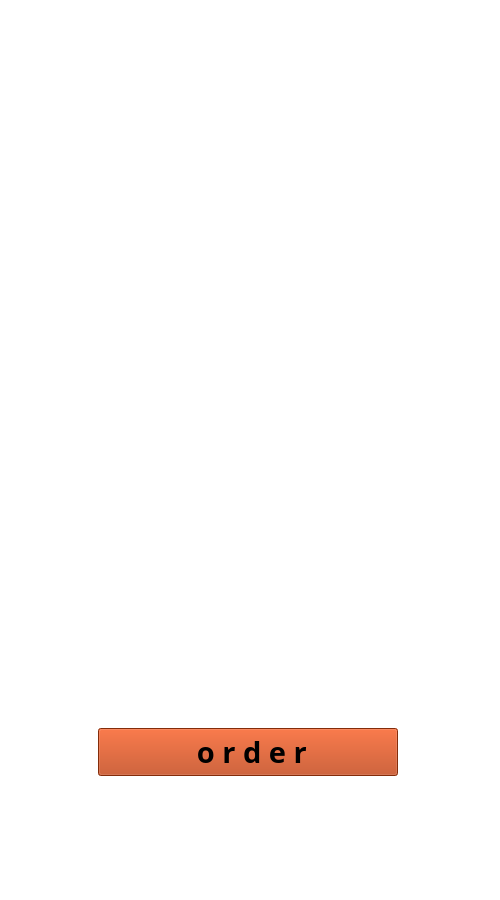
<?xml version="1.0" encoding="UTF-8"?>
<ui version="4.0">
 <class>EGGDROP</class>
 <widget class="QDialog" name="EGGDROP">
  <property name="geometry">
   <rect>
    <x>0</x>
    <y>0</y>
    <width>500</width>
    <height>900</height>
   </rect>
  </property>
  <property name="palette">
   <palette>
    <active>
     <colorrole role="Window">
      <brush brushstyle="SolidPattern">
       <color alpha="255">
        <red>255</red>
        <green>255</green>
        <blue>255</blue>
       </color>
      </brush>
     </colorrole>
    </active>
    <inactive>
     <colorrole role="Window">
      <brush brushstyle="SolidPattern">
       <color alpha="255">
        <red>255</red>
        <green>255</green>
        <blue>255</blue>
       </color>
      </brush>
     </colorrole>
    </inactive>
    <disabled>
     <colorrole role="Window">
      <brush brushstyle="SolidPattern">
       <color alpha="255">
        <red>255</red>
        <green>255</green>
        <blue>255</blue>
       </color>
      </brush>
     </colorrole>
    </disabled>
   </palette>
  </property>
  <property name="windowTitle">
   <string>Dialog</string>
  </property>
  <property name="styleSheet">
   <string notr="true">backgournd: rgb(255, 255, 255)</string>
  </property>
  <widget class="QWidget" name="verticalLayoutWidget">
   <property name="geometry">
    <rect>
     <x>-1</x>
     <y>-1</y>
     <width>501</width>
     <height>901</height>
    </rect>
   </property>
   <layout class="QVBoxLayout" name="verticalLayout">
    <item>
     <widget class="QLabel" name="label">
      <property name="styleSheet">
       <string notr="true"/>
      </property>
      <property name="text">
       <string/>
      </property>
     </widget>
    </item>
    <item>
     <widget class="QLabel" name="label_2">
      <property name="styleSheet">
       <string notr="true"/>
      </property>
      <property name="text">
       <string/>
      </property>
     </widget>
    </item>
    <item>
     <layout class="QHBoxLayout" name="horizontalLayout">
      <item>
       <widget class="QLabel" name="label_4">
        <property name="sizePolicy">
         <sizepolicy hsizetype="Fixed" vsizetype="Maximum">
          <horstretch>0</horstretch>
          <verstretch>0</verstretch>
         </sizepolicy>
        </property>
        <property name="text">
         <string/>
        </property>
       </widget>
      </item>
      <item>
       <widget class="QPushButton" name="order_btn">
        <property name="sizePolicy">
         <sizepolicy hsizetype="Fixed" vsizetype="Fixed">
          <horstretch>0</horstretch>
          <verstretch>0</verstretch>
         </sizepolicy>
        </property>
        <property name="minimumSize">
         <size>
          <width>300</width>
          <height>0</height>
         </size>
        </property>
        <property name="maximumSize">
         <size>
          <width>89</width>
          <height>16777215</height>
         </size>
        </property>
        <property name="font">
         <font>
          <family>아리따-부리_TTF_SemiBold</family>
          <pointsize>22</pointsize>
          <weight>75</weight>
          <bold>true</bold>
         </font>
        </property>
        <property name="autoFillBackground">
         <bool>false</bool>
        </property>
        <property name="styleSheet">
         <string notr="true">background: rgb(184, 62, 14)</string>
        </property>
        <property name="text">
         <string> o r d e r</string>
        </property>
        <property name="autoDefault">
         <bool>false</bool>
        </property>
        <property name="default">
         <bool>false</bool>
        </property>
        <property name="flat">
         <bool>false</bool>
        </property>
       </widget>
      </item>
      <item>
       <widget class="QLabel" name="label_3">
        <property name="sizePolicy">
         <sizepolicy hsizetype="Fixed" vsizetype="Preferred">
          <horstretch>0</horstretch>
          <verstretch>0</verstretch>
         </sizepolicy>
        </property>
        <property name="text">
         <string/>
        </property>
       </widget>
      </item>
     </layout>
    </item>
   </layout>
  </widget>
 </widget>
 <resources/>
 <connections/>
</ui>
